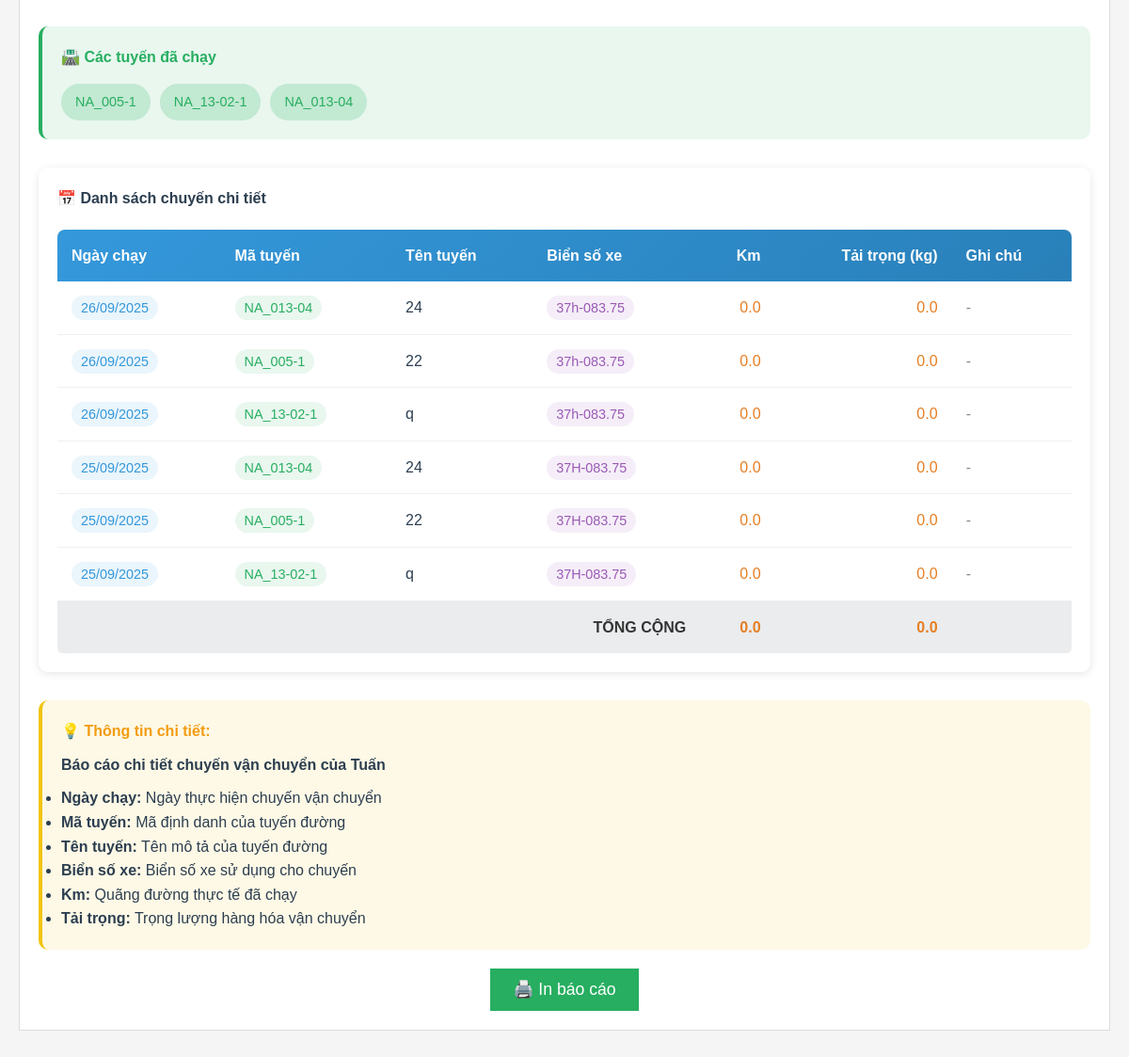
Page /salary/driver-details-page/Tuấn (lower part) on the earlier database version.
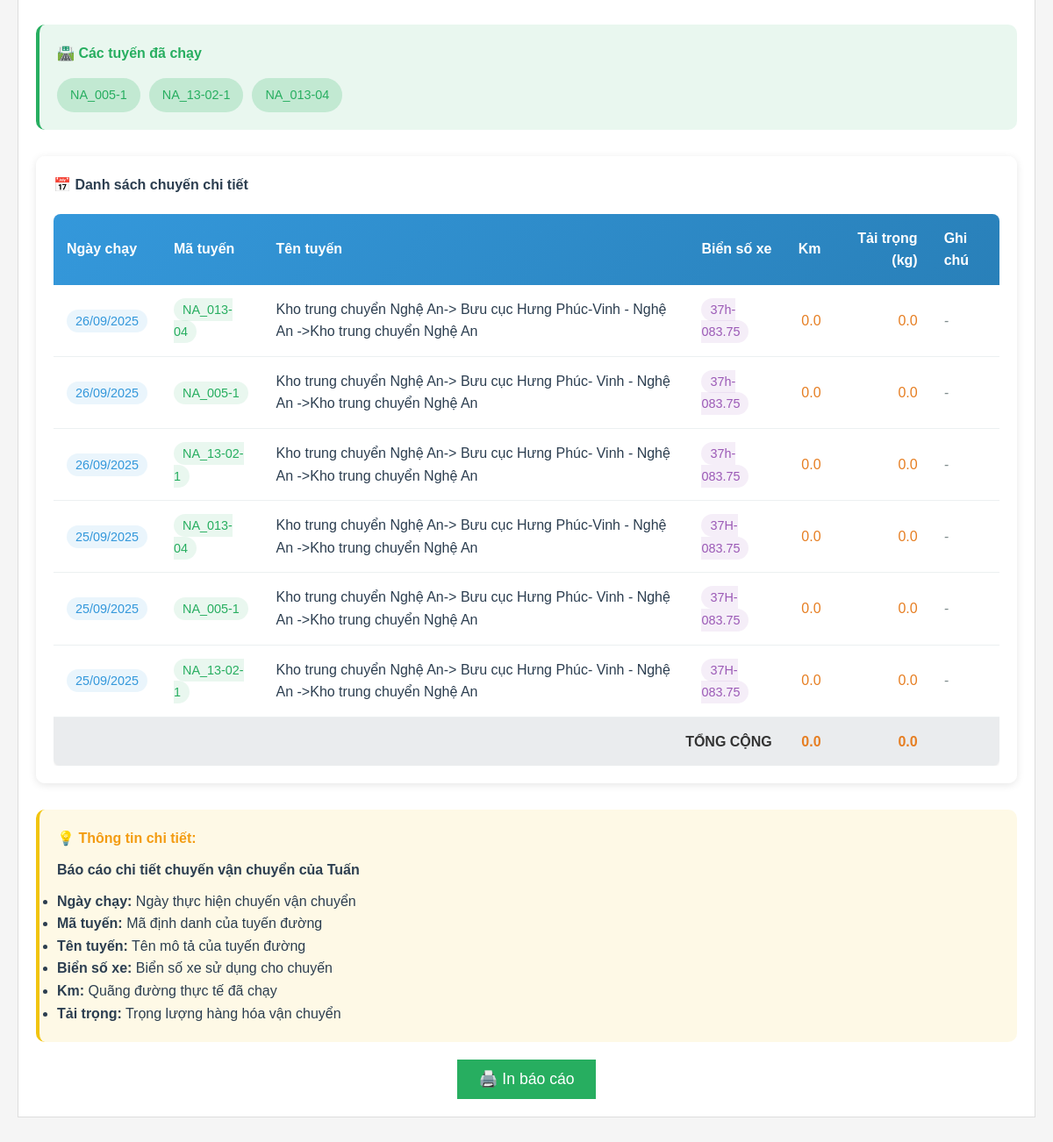
Same page on the later database version.
### main.py (models this page shows)
class DailyRoute(Base):
    __tablename__ = "daily_routes"
    id = Column(Integer, primary_key=True, index=True)
    route_id = Column(Integer, ForeignKey("routes.id"))
    date = Column(Date, nullable=False)
    distance_km = Column(Float, default=0)  # Số km
    cargo_weight = Column(Float, default=0)  # Tải trọng
    driver_name = Column(String)  # Tên lái xe
    license_plate = Column(String)  # Biển số xe
    employee_name = Column(String)  # Tên nhân viên
    notes = Column(String)
    created_at = Column(DateTime, default=datetime.utcnow)
    route = relationship("Route", back_populates="daily_routes")

class Route(Base):
    __tablename__ = "routes"
    id = Column(Integer, primary_key=True, index=True)
    route_code = Column(String, nullable=False)  # NA_002, NA_004, etc.
    route_name = Column(String, nullable=False)
    distance = Column(Float)  # KM/Chuyến
    unit_price = Column(Float)  # Đơn giá
    vehicle_id = Column(Integer, ForeignKey("vehicles.id"), nullable=True)
    is_active = Column(Integer, default=1)
    status = Column(Integer, default=1)  # 1: Active, 0: Inactive
    created_at = Column(DateTime, default=datetime.utcnow)
    vehicle = relationship("Vehicle", back_populates="routes")
    daily_routes = relationship("DailyRoute", back_populates="route")

### main.py (the view)
@app.get("/salary/driver-details-page/{driver_name}", response_class=HTMLResponse)
async def driver_details_page(
    request: Request,
    driver_name: str,
    db: Session = Depends(get_db),
    from_date: Optional[str] = None,
    to_date: Optional[str] = None
):
    if from_date and to_date:
        try:
            from_date_obj = datetime.strptime(from_date, "%Y-%m-%d").date()
            to_date_obj = datetime.strptime(to_date, "%Y-%m-%d").date()
            daily_routes_query = db.query(DailyRoute).filter(
                DailyRoute.driver_name == driver_name,
                DailyRoute.date >= from_date_obj,
                DailyRoute.date <= to_date_obj
            )
            period_text = f"từ {from_date_obj.strftime('%d/%m/%Y')} đến {to_date_obj.strftime('%d/%m/%Y')}"
        except ValueError:
            return RedirectResponse(url="/salary", status_code=303)
    else:
        today = date.today()
        daily_routes_query = db.query(DailyRoute).filter(
            DailyRoute.driver_name == driver_name,
            DailyRoute.date >= date(today.year, today.month, 1),
            DailyRoute.date < date(today.year, today.month + 1, 1) if today.month < 12 else date(today.year + 1, 1, 1)
        )
        period_text = f"tháng {today.month}/{today.year}"
    daily_routes = daily_routes_query.join(Route).order_by(DailyRoute.date.desc()).all()
    total_trips = len(daily_routes)
    total_distance = sum(trip.distance_km for trip in daily_routes)
    total_cargo = sum(trip.cargo_weight for trip in daily_routes)
    routes_used = list(set(trip.route.route_code for trip in daily_routes))
    return templates.TemplateResponse("driver_details.html", {
        "request": request,
        "driver_name": driver_name,
        "period_text": period_text,
        "daily_routes": daily_routes,
        "total_trips": total_trips,
        "total_distance": total_distance,
        "total_cargo": total_cargo,
        "routes_used": routes_used,
        "from_date": from_date,
        "to_date": to_date
    })

### templates/driver_details.html (shortened to what the changed rows need)
{% extends "base.html" %}
{% block content %}
{% if daily_routes %}
<div style="background: rgba(255, 255, 255, 0.9); padding: 20px; border-radius: 10px; box-shadow: 0 2px 10px rgba(0,0,0,0.1);">
    <div style="overflow-x: auto;">
        <table style="width: 100%; border-collapse: collapse; background: white; border-radius: 8px; overflow: hidden; box-shadow: 0 1px 3px rgba(0,0,0,0.1);">
            <thead>
                <tr style="background: linear-gradient(135deg, #3498db, #2980b9); color: white;">
                    <th style="padding: 15px; text-align: left; font-weight: 600;">Ngày chạy</th>
                    <th style="padding: 15px; text-align: left; font-weight: 600;">Mã tuyến</th>
                    <th style="padding: 15px; text-align: left; font-weight: 600;">Tên tuyến</th>
                    <th style="padding: 15px; text-align: left; font-weight: 600;">Biển số xe</th>
                    <th style="padding: 15px; text-align: right; font-weight: 600;">Km</th>
                    <th style="padding: 15px; text-align: right; font-weight: 600;">Tải trọng (kg)</th>
                    <th style="padding: 15px; text-align: left; font-weight: 600;">Ghi chú</th>
                </tr>
            </thead>
            <tbody>
                {% for trip in daily_routes %}
                <tr style="border-bottom: 1px solid #ecf0f1; transition: background-color 0.2s;">
                    <td style="padding: 15px; font-weight: 500; color: #2c3e50;">
                        <span style="background: rgba(52, 152, 219, 0.1); color: #3498db; padding: 5px 10px; border-radius: 15px; font-size: 0.9em;">
                            {{ trip.date.strftime('%d/%m/%Y') }}
                        </span>
                    </td>
                    <td style="padding: 15px;">
                        <span style="background: rgba(39, 174, 96, 0.1); color: #27ae60; padding: 5px 10px; border-radius: 15px; font-size: 0.9em; font-weight: 500;">
                            {{ trip.route.route_code }}
                        </span>
                    </td>
                    <td style="padding: 15px; color: #2c3e50;">{{ trip.route.route_name }}</td>
                    <td style="padding: 15px;">
                        <span style="background: rgba(155, 89, 182, 0.1); color: #9b59b6; padding: 5px 10px; border-radius: 15px; font-size: 0.9em; font-weight: 500;">
                            {{ trip.license_plate }}
                        </span>
                    </td>
                    <td style="padding: 15px; text-align: right; font-weight: 500; color: #e67e22;">
                        {{ "{:,.1f}".format(trip.distance_km) }}
                    </td>
                    <td style="padding: 15px; text-align: right; font-weight: 500; color: #e67e22;">
                        {{ "{:,.1f}".format(trip.cargo_weight) }}
                    </td>
                    <td style="padding: 15px; color: #7f8c8d; font-style: italic;">
                        {{ trip.notes or '-' }}
                    </td>
                </tr>
                {% endfor %}
            </tbody>
        </table>
    </div>
</div>
{% endif %}
{% endblock %}

Differences in the rows shown:
changed through a linked row, DailyRoute (number 1 of 6 on the later page): route.route_name "24" → "Kho trung chuyển Nghệ An-> Bưu cục Hưng Phúc-Vinh - Nghệ An ->Kho trung chuyển Nghệ An"
changed through a linked row, DailyRoute (number 2 of 6 on the later page): route.route_name "22" → "Kho trung chuyển Nghệ An-> Bưu cục Hưng Phúc- Vinh - Nghệ An ->Kho trung chuyển Nghệ An"
changed through a linked row, DailyRoute (number 3 of 6 on the later page): route.route_name "q" → "Kho trung chuyển Nghệ An-> Bưu cục Hưng Phúc- Vinh - Nghệ An ->Kho trung chuyển Nghệ An"
changed through a linked row, DailyRoute (number 4 of 6 on the later page): route.route_name "24" → "Kho trung chuyển Nghệ An-> Bưu cục Hưng Phúc-Vinh - Nghệ An ->Kho trung chuyển Nghệ An"
changed through a linked row, DailyRoute (number 5 of 6 on the later page): route.route_name "22" → "Kho trung chuyển Nghệ An-> Bưu cục Hưng Phúc- Vinh - Nghệ An ->Kho trung chuyển Nghệ An"
changed through a linked row, DailyRoute (number 6 of 6 on the later page): route.route_name "q" → "Kho trung chuyển Nghệ An-> Bưu cục Hưng Phúc- Vinh - Nghệ An ->Kho trung chuyển Nghệ An"
